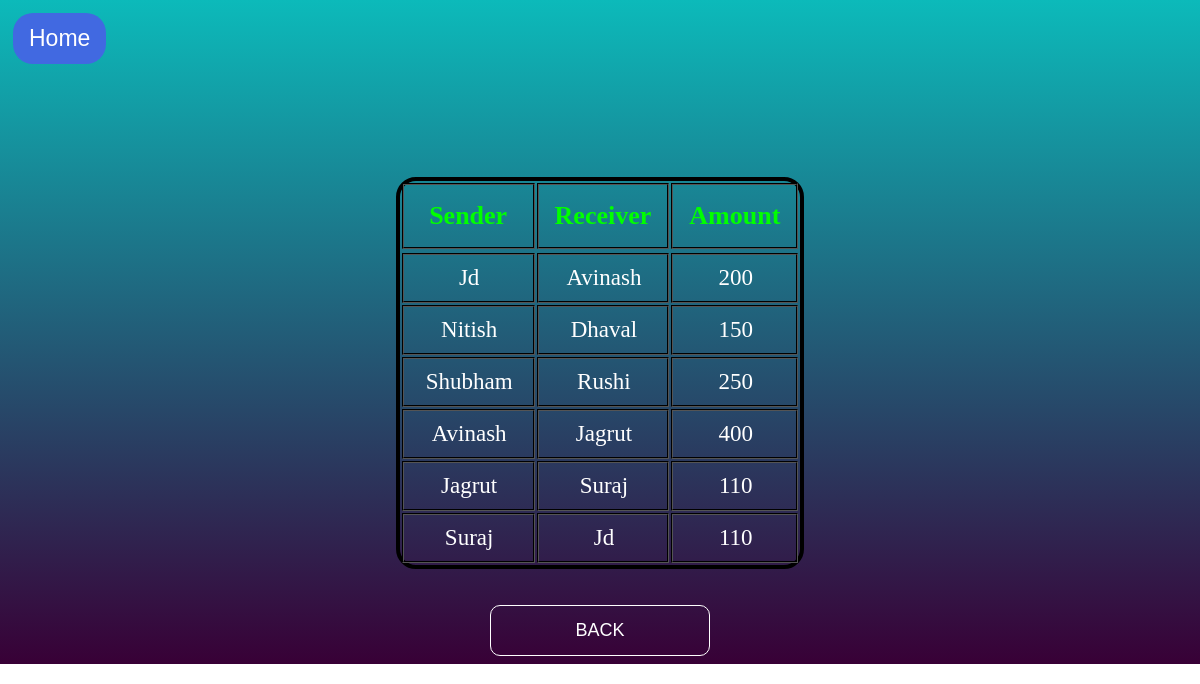
/transaction.php, run on the app's committed database.
### tables this page shows
CREATE TABLE `mini_statement` (
  `sender` varchar(50) NOT NULL,
  `receiver` varchar(50) NOT NULL,
  `amount` double DEFAULT NULL
);

### transaction.php (the view, shortened to what this page needs)
<?php
$con=mysqli_connect('localhost','root','','banking_system');
$q="select *from mini_statement";
$result=mysqli_query($con,$q);
?>
<!DOCTYPE html>
<html>
	<head>
	</head>
	<body>
		<ul class="nav-ul">
	<a href="index.php">
		<li class="nav-li"><button class="btn"><i class="fa fa-home"></i> Home </button></li>
	</a>
	</ul><br><br><br><br><br><br>
		<table class="flat-table-1">
			<tr>
				<th>Sender</th>
				<th>Receiver</th>
				<th>Amount</th>
			</tr>
			<tr>
			<?php while($row = $result->fetch_assoc()) { ?>
			<tr>
				<td><?php echo $row["sender"]; ?></td>
				<td><?php echo $row["receiver"]; ?></td>
				<td><?php echo $row["amount"]; ?></td>
			</tr>
			<?php } ?>
		</table>
		<br>
		<br>
		<form action="index.php" method="post">
			<div class="buttons">
				<button class="glow-on-hover" type="submit" name="name">BACK</button>
			</div>
		</form>
	</body>
</html>

### data on the page
mini_statement: sender "Jd", receiver "Avinash", amount "200"
mini_statement: sender "Nitish", receiver "Dhaval", amount "150"
mini_statement: sender "Shubham", receiver "Rushi", amount "250"
mini_statement: sender "Avinash", receiver "Jagrut", amount "400"
mini_statement: sender "Jagrut", receiver "Suraj", amount "110"
mini_statement: sender "Suraj", receiver "Jd", amount "110"
